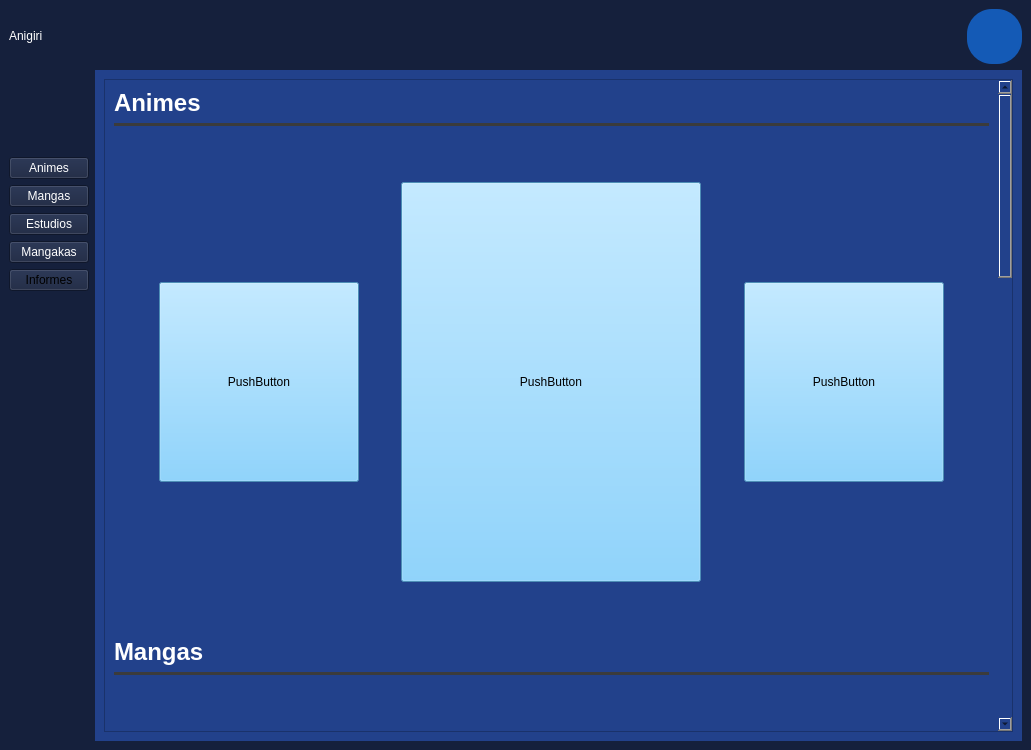
<?xml version="1.0" encoding="UTF-8"?>
<ui version="4.0">
 <class>MainWindow</class>
 <widget class="QMainWindow" name="MainWindow">
  <property name="geometry">
   <rect>
    <x>0</x>
    <y>0</y>
    <width>1031</width>
    <height>750</height>
   </rect>
  </property>
  <property name="minimumSize">
   <size>
    <width>1031</width>
    <height>750</height>
   </size>
  </property>
  <property name="maximumSize">
   <size>
    <width>1031</width>
    <height>750</height>
   </size>
  </property>
  <property name="windowTitle">
   <string>MainWindow</string>
  </property>
  <property name="styleSheet">
   <string notr="true">background-color: rgb(21, 32, 60);</string>
  </property>
  <widget class="QWidget" name="centralwidget">
   <layout class="QGridLayout" name="gridLayout">
    <item row="3" column="1">
     <spacer name="verticalSpacer">
      <property name="orientation">
       <enum>Qt::Orientation::Vertical</enum>
      </property>
      <property name="sizeHint" stdset="0">
       <size>
        <width>20</width>
        <height>40</height>
       </size>
      </property>
     </spacer>
    </item>
    <item row="22" column="1">
     <spacer name="verticalSpacer_2">
      <property name="orientation">
       <enum>Qt::Orientation::Vertical</enum>
      </property>
      <property name="sizeHint" stdset="0">
       <size>
        <width>20</width>
        <height>40</height>
       </size>
      </property>
     </spacer>
    </item>
    <item row="19" column="1">
     <spacer name="verticalSpacer_4">
      <property name="orientation">
       <enum>Qt::Orientation::Vertical</enum>
      </property>
      <property name="sizeHint" stdset="0">
       <size>
        <width>20</width>
        <height>40</height>
       </size>
      </property>
     </spacer>
    </item>
    <item row="21" column="1">
     <spacer name="verticalSpacer_3">
      <property name="orientation">
       <enum>Qt::Orientation::Vertical</enum>
      </property>
      <property name="sizeHint" stdset="0">
       <size>
        <width>20</width>
        <height>40</height>
       </size>
      </property>
     </spacer>
    </item>
    <item row="3" column="2" rowspan="20" colspan="3">
     <layout class="QGridLayout" name="gridLayout_3">
      <item row="0" column="0">
       <widget class="QWidget" name="widget" native="true">
        <property name="styleSheet">
         <string notr="true">background-color: rgb(34, 65, 139)</string>
        </property>
        <layout class="QGridLayout" name="gridLayout_2" columnstretch="0,0,0">
         <item row="5" column="2">
          <widget class="QScrollArea" name="scrollArea">
           <property name="verticalScrollBarPolicy">
            <enum>Qt::ScrollBarPolicy::ScrollBarAlwaysOn</enum>
           </property>
           <property name="widgetResizable">
            <bool>true</bool>
           </property>
           <widget class="QWidget" name="scrollAreaWidgetContents_2">
            <property name="geometry">
             <rect>
              <x>0</x>
              <y>0</y>
              <width>854</width>
              <height>2224</height>
             </rect>
            </property>
            <layout class="QGridLayout" name="gridLayout_6">
             <item row="10" column="0">
              <widget class="QLabel" name="label_5">
               <property name="styleSheet">
                <string notr="true">font: 18pt &quot;Segoe UI&quot;;
color: rgb(255, 255, 255);</string>
               </property>
               <property name="text">
                <string>&lt;html&gt;&lt;head/&gt;&lt;body&gt;&lt;p&gt;&lt;span style=&quot; font-weight:700;&quot;&gt;Mangakas&lt;/span&gt;&lt;/p&gt;&lt;/body&gt;&lt;/html&gt;</string>
               </property>
              </widget>
             </item>
             <item row="7" column="0">
              <widget class="QLabel" name="label_4">
               <property name="styleSheet">
                <string notr="true">color: rgb(255, 255, 255);</string>
               </property>
               <property name="text">
                <string>&lt;html&gt;&lt;head/&gt;&lt;body&gt;&lt;p&gt;&lt;span style=&quot; font-size:18pt; font-weight:700;&quot;&gt;Estudios&lt;/span&gt;&lt;/p&gt;&lt;/body&gt;&lt;/html&gt;</string>
               </property>
              </widget>
             </item>
             <item row="6" column="0">
              <widget class="QWidget" name="topMangas" native="true">
               <property name="sizePolicy">
                <sizepolicy hsizetype="Expanding" vsizetype="Preferred">
                 <horstretch>0</horstretch>
                 <verstretch>0</verstretch>
                </sizepolicy>
               </property>
               <property name="minimumSize">
                <size>
                 <width>0</width>
                 <height>500</height>
                </size>
               </property>
               <property name="styleSheet">
                <string notr="true"/>
               </property>
               <layout class="QGridLayout" name="gridLayout_5" columnstretch="0,0,0,0,0,0,0,0,0">
                <item row="2" column="2">
                 <spacer name="horizontalSpacer_8">
                  <property name="orientation">
                   <enum>Qt::Orientation::Horizontal</enum>
                  </property>
                  <property name="sizeHint" stdset="0">
                   <size>
                    <width>40</width>
                    <height>20</height>
                   </size>
                  </property>
                 </spacer>
                </item>
                <item row="2" column="7">
                 <widget class="QPushButton" name="mangaTop3">
                  <property name="sizePolicy">
                   <sizepolicy hsizetype="Minimum" vsizetype="Expanding">
                    <horstretch>0</horstretch>
                    <verstretch>0</verstretch>
                   </sizepolicy>
                  </property>
                  <property name="minimumSize">
                   <size>
                    <width>200</width>
                    <height>200</height>
                   </size>
                  </property>
                  <property name="maximumSize">
                   <size>
                    <width>200</width>
                    <height>200</height>
                   </size>
                  </property>
                  <property name="styleSheet">
                   <string notr="true">background-color: rgb(108, 199, 255);</string>
                  </property>
                  <property name="text">
                   <string>PushButton</string>
                  </property>
                 </widget>
                </item>
                <item row="2" column="8">
                 <spacer name="horizontalSpacer_4">
                  <property name="orientation">
                   <enum>Qt::Orientation::Horizontal</enum>
                  </property>
                  <property name="sizeHint" stdset="0">
                   <size>
                    <width>40</width>
                    <height>20</height>
                   </size>
                  </property>
                 </spacer>
                </item>
                <item row="2" column="0">
                 <spacer name="horizontalSpacer_3">
                  <property name="orientation">
                   <enum>Qt::Orientation::Horizontal</enum>
                  </property>
                  <property name="sizeHint" stdset="0">
                   <size>
                    <width>40</width>
                    <height>20</height>
                   </size>
                  </property>
                 </spacer>
                </item>
                <item row="1" column="1" rowspan="3">
                 <widget class="QPushButton" name="mangaTop2">
                  <property name="sizePolicy">
                   <sizepolicy hsizetype="Minimum" vsizetype="Expanding">
                    <horstretch>0</horstretch>
                    <verstretch>0</verstretch>
                   </sizepolicy>
                  </property>
                  <property name="minimumSize">
                   <size>
                    <width>200</width>
                    <height>200</height>
                   </size>
                  </property>
                  <property name="maximumSize">
                   <size>
                    <width>200</width>
                    <height>200</height>
                   </size>
                  </property>
                  <property name="styleSheet">
                   <string notr="true">background-color: rgb(108, 199, 255);</string>
                  </property>
                  <property name="text">
                   <string>PushButton</string>
                  </property>
                 </widget>
                </item>
                <item row="2" column="3">
                 <widget class="QPushButton" name="mangaTop1">
                  <property name="sizePolicy">
                   <sizepolicy hsizetype="Preferred" vsizetype="Expanding">
                    <horstretch>30</horstretch>
                    <verstretch>0</verstretch>
                   </sizepolicy>
                  </property>
                  <property name="minimumSize">
                   <size>
                    <width>300</width>
                    <height>400</height>
                   </size>
                  </property>
                  <property name="maximumSize">
                   <size>
                    <width>300</width>
                    <height>400</height>
                   </size>
                  </property>
                  <property name="styleSheet">
                   <string notr="true">background-color: rgb(108, 199, 255);</string>
                  </property>
                  <property name="text">
                   <string>PushButton</string>
                  </property>
                 </widget>
                </item>
                <item row="0" column="1">
                 <spacer name="verticalSpacer_14">
                  <property name="orientation">
                   <enum>Qt::Orientation::Vertical</enum>
                  </property>
                  <property name="sizeHint" stdset="0">
                   <size>
                    <width>20</width>
                    <height>40</height>
                   </size>
                  </property>
                 </spacer>
                </item>
                <item row="4" column="1">
                 <spacer name="verticalSpacer_15">
                  <property name="orientation">
                   <enum>Qt::Orientation::Vertical</enum>
                  </property>
                  <property name="sizeHint" stdset="0">
                   <size>
                    <width>20</width>
                    <height>40</height>
                   </size>
                  </property>
                 </spacer>
                </item>
                <item row="2" column="5">
                 <spacer name="horizontalSpacer_9">
                  <property name="orientation">
                   <enum>Qt::Orientation::Horizontal</enum>
                  </property>
                  <property name="sizeHint" stdset="0">
                   <size>
                    <width>40</width>
                    <height>20</height>
                   </size>
                  </property>
                 </spacer>
                </item>
               </layout>
              </widget>
             </item>
             <item row="5" column="0">
              <widget class="Line" name="line_3">
               <property name="minimumSize">
                <size>
                 <width>0</width>
                 <height>0</height>
                </size>
               </property>
               <property name="styleSheet">
                <string notr="true">color: rgb(59, 59, 59);</string>
               </property>
               <property name="frameShadow">
                <enum>QFrame::Shadow::Plain</enum>
               </property>
               <property name="lineWidth">
                <number>3</number>
               </property>
               <property name="orientation">
                <enum>Qt::Orientation::Horizontal</enum>
               </property>
              </widget>
             </item>
             <item row="12" column="0">
              <widget class="QWidget" name="topMangakas" native="true">
               <property name="minimumSize">
                <size>
                 <width>0</width>
                 <height>500</height>
                </size>
               </property>
               <property name="styleSheet">
                <string notr="true"/>
               </property>
               <layout class="QGridLayout" name="gridLayout_8" columnstretch="0,0,0,0,0,0,0">
                <item row="1" column="6">
                 <spacer name="horizontalSpacer_26">
                  <property name="orientation">
                   <enum>Qt::Orientation::Horizontal</enum>
                  </property>
                  <property name="sizeHint" stdset="0">
                   <size>
                    <width>40</width>
                    <height>20</height>
                   </size>
                  </property>
                 </spacer>
                </item>
                <item row="1" column="5">
                 <widget class="QPushButton" name="mangakaTop3">
                  <property name="sizePolicy">
                   <sizepolicy hsizetype="Preferred" vsizetype="Expanding">
                    <horstretch>0</horstretch>
                    <verstretch>0</verstretch>
                   </sizepolicy>
                  </property>
                  <property name="minimumSize">
                   <size>
                    <width>200</width>
                    <height>200</height>
                   </size>
                  </property>
                  <property name="maximumSize">
                   <size>
                    <width>200</width>
                    <height>200</height>
                   </size>
                  </property>
                  <property name="styleSheet">
                   <string notr="true">background-color: rgb(108, 199, 255);</string>
                  </property>
                  <property name="text">
                   <string>PushButton</string>
                  </property>
                 </widget>
                </item>
                <item row="0" column="1">
                 <spacer name="horizontalSpacer_28">
                  <property name="orientation">
                   <enum>Qt::Orientation::Horizontal</enum>
                  </property>
                  <property name="sizeHint" stdset="0">
                   <size>
                    <width>40</width>
                    <height>20</height>
                   </size>
                  </property>
                 </spacer>
                </item>
                <item row="1" column="0">
                 <spacer name="horizontalSpacer_24">
                  <property name="orientation">
                   <enum>Qt::Orientation::Horizontal</enum>
                  </property>
                  <property name="sizeHint" stdset="0">
                   <size>
                    <width>40</width>
                    <height>20</height>
                   </size>
                  </property>
                 </spacer>
                </item>
                <item row="1" column="4">
                 <spacer name="horizontalSpacer_27">
                  <property name="orientation">
                   <enum>Qt::Orientation::Horizontal</enum>
                  </property>
                  <property name="sizeHint" stdset="0">
                   <size>
                    <width>40</width>
                    <height>20</height>
                   </size>
                  </property>
                 </spacer>
                </item>
                <item row="1" column="2">
                 <spacer name="horizontalSpacer_25">
                  <property name="orientation">
                   <enum>Qt::Orientation::Horizontal</enum>
                  </property>
                  <property name="sizeHint" stdset="0">
                   <size>
                    <width>40</width>
                    <height>20</height>
                   </size>
                  </property>
                 </spacer>
                </item>
                <item row="1" column="1">
                 <widget class="QPushButton" name="mangakaTop2">
                  <property name="sizePolicy">
                   <sizepolicy hsizetype="Minimum" vsizetype="Expanding">
                    <horstretch>0</horstretch>
                    <verstretch>0</verstretch>
                   </sizepolicy>
                  </property>
                  <property name="minimumSize">
                   <size>
                    <width>200</width>
                    <height>200</height>
                   </size>
                  </property>
                  <property name="maximumSize">
                   <size>
                    <width>200</width>
                    <height>200</height>
                   </size>
                  </property>
                  <property name="styleSheet">
                   <string notr="true">background-color: rgb(108, 199, 255);</string>
                  </property>
                  <property name="text">
                   <string>PushButton</string>
                  </property>
                 </widget>
                </item>
                <item row="0" column="5">
                 <spacer name="horizontalSpacer_29">
                  <property name="orientation">
                   <enum>Qt::Orientation::Horizontal</enum>
                  </property>
                  <property name="sizeHint" stdset="0">
                   <size>
                    <width>40</width>
                    <height>20</height>
                   </size>
                  </property>
                 </spacer>
                </item>
                <item row="2" column="5">
                 <spacer name="horizontalSpacer_30">
                  <property name="orientation">
                   <enum>Qt::Orientation::Horizontal</enum>
                  </property>
                  <property name="sizeHint" stdset="0">
                   <size>
                    <width>40</width>
                    <height>20</height>
                   </size>
                  </property>
                 </spacer>
                </item>
                <item row="0" column="3" rowspan="3">
                 <widget class="QPushButton" name="mangakaTop1">
                  <property name="sizePolicy">
                   <sizepolicy hsizetype="Preferred" vsizetype="Expanding">
                    <horstretch>0</horstretch>
                    <verstretch>0</verstretch>
                   </sizepolicy>
                  </property>
                  <property name="minimumSize">
                   <size>
                    <width>300</width>
                    <height>400</height>
                   </size>
                  </property>
                  <property name="maximumSize">
                   <size>
                    <width>300</width>
                    <height>400</height>
                   </size>
                  </property>
                  <property name="styleSheet">
                   <string notr="true">background-color: rgb(108, 199, 255);</string>
                  </property>
                  <property name="text">
                   <string>PushButton</string>
                  </property>
                 </widget>
                </item>
               </layout>
              </widget>
             </item>
             <item row="1" column="0">
              <widget class="Line" name="line_4">
               <property name="minimumSize">
                <size>
                 <width>0</width>
                 <height>0</height>
                </size>
               </property>
               <property name="styleSheet">
                <string notr="true">color: rgb(59, 59, 59);</string>
               </property>
               <property name="frameShadow">
                <enum>QFrame::Shadow::Plain</enum>
               </property>
               <property name="lineWidth">
                <number>3</number>
               </property>
               <property name="orientation">
                <enum>Qt::Orientation::Horizontal</enum>
               </property>
              </widget>
             </item>
             <item row="11" column="0">
              <widget class="Line" name="line_2">
               <property name="minimumSize">
                <size>
                 <width>0</width>
                 <height>0</height>
                </size>
               </property>
               <property name="styleSheet">
                <string notr="true">color: rgb(59, 59, 59);</string>
               </property>
               <property name="frameShadow">
                <enum>QFrame::Shadow::Plain</enum>
               </property>
               <property name="lineWidth">
                <number>3</number>
               </property>
               <property name="orientation">
                <enum>Qt::Orientation::Horizontal</enum>
               </property>
              </widget>
             </item>
             <item row="9" column="0">
              <widget class="QWidget" name="topEstudios" native="true">
               <property name="minimumSize">
                <size>
                 <width>0</width>
                 <height>500</height>
                </size>
               </property>
               <property name="styleSheet">
                <string notr="true"/>
               </property>
               <layout class="QGridLayout" name="gridLayout_7" columnstretch="0,0,0,0,0,0,0">
                <item row="1" column="0">
                 <spacer name="horizontalSpacer_16">
                  <property name="orientation">
                   <enum>Qt::Orientation::Horizontal</enum>
                  </property>
                  <property name="sizeHint" stdset="0">
                   <size>
                    <width>40</width>
                    <height>20</height>
                   </size>
                  </property>
                 </spacer>
                </item>
                <item row="1" column="5">
                 <widget class="QPushButton" name="estudiosTop3">
                  <property name="sizePolicy">
                   <sizepolicy hsizetype="Minimum" vsizetype="Expanding">
                    <horstretch>0</horstretch>
                    <verstretch>0</verstretch>
                   </sizepolicy>
                  </property>
                  <property name="minimumSize">
                   <size>
                    <width>200</width>
                    <height>200</height>
                   </size>
                  </property>
                  <property name="maximumSize">
                   <size>
                    <width>200</width>
                    <height>200</height>
                   </size>
                  </property>
                  <property name="styleSheet">
                   <string notr="true">background-color: rgb(108, 199, 255);</string>
                  </property>
                  <property name="text">
                   <string>PushButton</string>
                  </property>
                 </widget>
                </item>
                <item row="1" column="1">
                 <widget class="QPushButton" name="estudiosTop2">
                  <property name="sizePolicy">
                   <sizepolicy hsizetype="Minimum" vsizetype="Expanding">
                    <horstretch>0</horstretch>
                    <verstretch>0</verstretch>
                   </sizepolicy>
                  </property>
                  <property name="minimumSize">
                   <size>
                    <width>200</width>
                    <height>200</height>
                   </size>
                  </property>
                  <property name="maximumSize">
                   <size>
                    <width>200</width>
                    <height>200</height>
                   </size>
                  </property>
                  <property name="styleSheet">
                   <string notr="true">background-color: rgb(108, 199, 255);</string>
                  </property>
                  <property name="text">
                   <string>PushButton</string>
                  </property>
                 </widget>
                </item>
                <item row="1" column="6">
                 <spacer name="horizontalSpacer_19">
                  <property name="orientation">
                   <enum>Qt::Orientation::Horizontal</enum>
                  </property>
                  <property name="sizeHint" stdset="0">
                   <size>
                    <width>40</width>
                    <height>20</height>
                   </size>
                  </property>
                 </spacer>
                </item>
                <item row="1" column="2">
                 <spacer name="horizontalSpacer_17">
                  <property name="orientation">
                   <enum>Qt::Orientation::Horizontal</enum>
                  </property>
                  <property name="sizeHint" stdset="0">
                   <size>
                    <width>40</width>
                    <height>20</height>
                   </size>
                  </property>
                 </spacer>
                </item>
                <item row="1" column="4">
                 <spacer name="horizontalSpacer_20">
                  <property name="orientation">
                   <enum>Qt::Orientation::Horizontal</enum>
                  </property>
                  <property name="sizeHint" stdset="0">
                   <size>
                    <width>40</width>
                    <height>20</height>
                   </size>
                  </property>
                 </spacer>
                </item>
                <item row="0" column="3" rowspan="3">
                 <widget class="QPushButton" name="estudiosTop1">
                  <property name="sizePolicy">
                   <sizepolicy hsizetype="Preferred" vsizetype="Expanding">
                    <horstretch>0</horstretch>
                    <verstretch>0</verstretch>
                   </sizepolicy>
                  </property>
                  <property name="minimumSize">
                   <size>
                    <width>300</width>
                    <height>400</height>
                   </size>
                  </property>
                  <property name="maximumSize">
                   <size>
                    <width>300</width>
                    <height>400</height>
                   </size>
                  </property>
                  <property name="styleSheet">
                   <string notr="true">background-color: rgb(108, 199, 255);</string>
                  </property>
                  <property name="text">
                   <string>PushButton</string>
                  </property>
                 </widget>
                </item>
               </layout>
              </widget>
             </item>
             <item row="8" column="0">
              <widget class="Line" name="line">
               <property name="minimumSize">
                <size>
                 <width>0</width>
                 <height>0</height>
                </size>
               </property>
               <property name="styleSheet">
                <string notr="true">color: rgb(59, 59, 59);</string>
               </property>
               <property name="frameShadow">
                <enum>QFrame::Shadow::Plain</enum>
               </property>
               <property name="lineWidth">
                <number>3</number>
               </property>
               <property name="orientation">
                <enum>Qt::Orientation::Horizontal</enum>
               </property>
              </widget>
             </item>
             <item row="0" column="0">
              <widget class="QLabel" name="label_2">
               <property name="styleSheet">
                <string notr="true">color: rgb(255, 255, 255);</string>
               </property>
               <property name="text">
                <string>&lt;html&gt;&lt;head/&gt;&lt;body&gt;&lt;p&gt;&lt;span style=&quot; font-size:18pt; font-weight:700;&quot;&gt;Animes&lt;/span&gt;&lt;/p&gt;&lt;/body&gt;&lt;/html&gt;</string>
               </property>
              </widget>
             </item>
             <item row="4" column="0">
              <widget class="QLabel" name="label_3">
               <property name="styleSheet">
                <string notr="true">color: rgb(255, 255, 255);</string>
               </property>
               <property name="text">
                <string>&lt;html&gt;&lt;head/&gt;&lt;body&gt;&lt;p&gt;&lt;span style=&quot; font-size:18pt; font-weight:700;&quot;&gt;Mangas&lt;/span&gt;&lt;/p&gt;&lt;/body&gt;&lt;/html&gt;</string>
               </property>
              </widget>
             </item>
             <item row="2" column="0">
              <widget class="QWidget" name="topAnimes" native="true">
               <property name="enabled">
                <bool>true</bool>
               </property>
               <property name="sizePolicy">
                <sizepolicy hsizetype="Expanding" vsizetype="Fixed">
                 <horstretch>0</horstretch>
                 <verstretch>0</verstretch>
                </sizepolicy>
               </property>
               <property name="minimumSize">
                <size>
                 <width>0</width>
                 <height>500</height>
                </size>
               </property>
               <property name="styleSheet">
                <string notr="true"/>
               </property>
               <layout class="QGridLayout" name="gridLayout_4" rowstretch="0,0,0,0,0,0,0" columnstretch="0,0,0,0,0,0,0,0,0">
                <item row="2" column="0">
                 <spacer name="verticalSpacer_13">
                  <property name="orientation">
                   <enum>Qt::Orientation::Vertical</enum>
                  </property>
                  <property name="sizeHint" stdset="0">
                   <size>
                    <width>20</width>
                    <height>40</height>
                   </size>
                  </property>
                 </spacer>
                </item>
                <item row="0" column="1">
                 <spacer name="verticalSpacer_9">
                  <property name="orientation">
                   <enum>Qt::Orientation::Vertical</enum>
                  </property>
                  <property name="sizeHint" stdset="0">
                   <size>
                    <width>20</width>
                    <height>40</height>
                   </size>
                  </property>
                 </spacer>
                </item>
                <item row="2" column="7" rowspan="3">
                 <widget class="QPushButton" name="animeTop3">
                  <property name="sizePolicy">
                   <sizepolicy hsizetype="Minimum" vsizetype="Expanding">
                    <horstretch>0</horstretch>
                    <verstretch>0</verstretch>
                   </sizepolicy>
                  </property>
                  <property name="minimumSize">
                   <size>
                    <width>200</width>
                    <height>200</height>
                   </size>
                  </property>
                  <property name="maximumSize">
                   <size>
                    <width>200</width>
                    <height>200</height>
                   </size>
                  </property>
                  <property name="styleSheet">
                   <string notr="true">background-color: rgb(108, 199, 255);</string>
                  </property>
                  <property name="text">
                   <string>PushButton</string>
                  </property>
                 </widget>
                </item>
                <item row="3" column="6">
                 <spacer name="horizontalSpacer_14">
                  <property name="orientation">
                   <enum>Qt::Orientation::Horizontal</enum>
                  </property>
                  <property name="sizeHint" stdset="0">
                   <size>
                    <width>40</width>
                    <height>20</height>
                   </size>
                  </property>
                 </spacer>
                </item>
                <item row="3" column="0">
                 <spacer name="horizontalSpacer_11">
                  <property name="orientation">
                   <enum>Qt::Orientation::Horizontal</enum>
                  </property>
                  <property name="sizeHint" stdset="0">
                   <size>
                    <width>40</width>
                    <height>20</height>
                   </size>
                  </property>
                 </spacer>
                </item>
                <item row="3" column="2">
                 <spacer name="horizontalSpacer_13">
                  <property name="orientation">
                   <enum>Qt::Orientation::Horizontal</enum>
                  </property>
                  <property name="sizeHint" stdset="0">
                   <size>
                    <width>40</width>
                    <height>20</height>
                   </size>
                  </property>
                 </spacer>
                </item>
                <item row="6" column="1">
                 <spacer name="verticalSpacer_11">
                  <property name="orientation">
                   <enum>Qt::Orientation::Vertical</enum>
                  </property>
                  <property name="sizeHint" stdset="0">
                   <size>
                    <width>20</width>
                    <height>40</height>
                   </size>
                  </property>
                 </spacer>
                </item>
                <item row="1" column="3" rowspan="5" colspan="3">
                 <widget class="QPushButton" name="animeTop1">
                  <property name="sizePolicy">
                   <sizepolicy hsizetype="Preferred" vsizetype="Expanding">
                    <horstretch>0</horstretch>
                    <verstretch>0</verstretch>
                   </sizepolicy>
                  </property>
                  <property name="minimumSize">
                   <size>
                    <width>300</width>
                    <height>400</height>
                   </size>
                  </property>
                  <property name="maximumSize">
                   <size>
                    <width>300</width>
                    <height>400</height>
                   </size>
                  </property>
                  <property name="styleSheet">
                   <string notr="true">background-color: rgb(108, 199, 255);</string>
                  </property>
                  <property name="text">
                   <string>PushButton</string>
                  </property>
                 </widget>
                </item>
                <item row="2" column="1" rowspan="3">
                 <widget class="QPushButton" name="animeTop2">
                  <property name="sizePolicy">
                   <sizepolicy hsizetype="Minimum" vsizetype="Expanding">
                    <horstretch>0</horstretch>
                    <verstretch>0</verstretch>
                   </sizepolicy>
                  </property>
                  <property name="minimumSize">
                   <size>
                    <width>200</width>
                    <height>200</height>
                   </size>
                  </property>
                  <property name="maximumSize">
                   <size>
                    <width>200</width>
                    <height>200</height>
                   </size>
                  </property>
                  <property name="styleSheet">
                   <string notr="true">background-color: rgb(108, 199, 255);</string>
                  </property>
                  <property name="text">
                   <string>PushButton</string>
                  </property>
                 </widget>
                </item>
                <item row="1" column="0">
                 <spacer name="verticalSpacer_7">
                  <property name="orientation">
                   <enum>Qt::Orientation::Vertical</enum>
                  </property>
                  <property name="sizeHint" stdset="0">
                   <size>
                    <width>20</width>
                    <height>40</height>
                   </size>
                  </property>
                 </spacer>
                </item>
                <item row="5" column="0">
                 <spacer name="verticalSpacer_10">
                  <property name="orientation">
                   <enum>Qt::Orientation::Vertical</enum>
                  </property>
                  <property name="sizeHint" stdset="0">
                   <size>
                    <width>20</width>
                    <height>40</height>
                   </size>
                  </property>
                 </spacer>
                </item>
                <item row="3" column="8">
                 <spacer name="horizontalSpacer_12">
                  <property name="orientation">
                   <enum>Qt::Orientation::Horizontal</enum>
                  </property>
                  <property name="sizeHint" stdset="0">
                   <size>
                    <width>40</width>
                    <height>20</height>
                   </size>
                  </property>
                 </spacer>
                </item>
                <item row="6" column="7">
                 <spacer name="verticalSpacer_8">
                  <property name="orientation">
                   <enum>Qt::Orientation::Vertical</enum>
                  </property>
                  <property name="sizeHint" stdset="0">
                   <size>
                    <width>20</width>
                    <height>40</height>
                   </size>
                  </property>
                 </spacer>
                </item>
                <item row="4" column="0">
                 <spacer name="verticalSpacer_12">
                  <property name="orientation">
                   <enum>Qt::Orientation::Vertical</enum>
                  </property>
                  <property name="sizeHint" stdset="0">
                   <size>
                    <width>20</width>
                    <height>40</height>
                   </size>
                  </property>
                 </spacer>
                </item>
               </layout>
              </widget>
             </item>
            </layout>
           </widget>
          </widget>
         </item>
        </layout>
       </widget>
      </item>
     </layout>
    </item>
    <item row="18" column="1">
     <spacer name="verticalSpacer_5">
      <property name="orientation">
       <enum>Qt::Orientation::Vertical</enum>
      </property>
      <property name="sizeHint" stdset="0">
       <size>
        <width>20</width>
        <height>40</height>
       </size>
      </property>
     </spacer>
    </item>
    <item row="1" column="3">
     <spacer name="horizontalSpacer_2">
      <property name="orientation">
       <enum>Qt::Orientation::Horizontal</enum>
      </property>
      <property name="sizeHint" stdset="0">
       <size>
        <width>40</width>
        <height>20</height>
       </size>
      </property>
     </spacer>
    </item>
    <item row="0" column="3">
     <spacer name="horizontalSpacer">
      <property name="orientation">
       <enum>Qt::Orientation::Horizontal</enum>
      </property>
      <property name="sizeHint" stdset="0">
       <size>
        <width>40</width>
        <height>20</height>
       </size>
      </property>
     </spacer>
    </item>
    <item row="17" column="1">
     <spacer name="verticalSpacer_6">
      <property name="orientation">
       <enum>Qt::Orientation::Vertical</enum>
      </property>
      <property name="sizeHint" stdset="0">
       <size>
        <width>20</width>
        <height>40</height>
       </size>
      </property>
     </spacer>
    </item>
    <item row="7" column="1">
     <widget class="QPushButton" name="estudioButton">
      <property name="styleSheet">
       <string notr="true">color: rgb(255, 255, 255);</string>
      </property>
      <property name="text">
       <string>Estudios</string>
      </property>
     </widget>
    </item>
    <item row="8" column="1">
     <widget class="QPushButton" name="mangakaButton">
      <property name="styleSheet">
       <string notr="true">color: rgb(255, 255, 255);</string>
      </property>
      <property name="text">
       <string>Mangakas</string>
      </property>
     </widget>
    </item>
    <item row="6" column="1">
     <widget class="QPushButton" name="mangaButton">
      <property name="styleSheet">
       <string notr="true">color: rgb(255, 255, 255);</string>
      </property>
      <property name="text">
       <string>Mangas</string>
      </property>
     </widget>
    </item>
    <item row="0" column="4" rowspan="2">
     <widget class="QPushButton" name="userButton">
      <property name="minimumSize">
       <size>
        <width>55</width>
        <height>55</height>
       </size>
      </property>
      <property name="styleSheet">
       <string notr="true">QPushButton {
    border-radius: 25px; 
    background-color: rgb(20, 90, 182); 
    color: white; 
    border: none; 
    font-size: 14px;
}</string>
      </property>
      <property name="text">
       <string/>
      </property>
      <property name="icon">
       <iconset theme="QIcon::ThemeIcon::UserAvailable"/>
      </property>
      <property name="iconSize">
       <size>
        <width>30</width>
        <height>30</height>
       </size>
      </property>
     </widget>
    </item>
    <item row="5" column="1">
     <widget class="QPushButton" name="animeButton">
      <property name="styleSheet">
       <string notr="true">color: rgb(255, 255, 255);</string>
      </property>
      <property name="text">
       <string>Animes</string>
      </property>
     </widget>
    </item>
    <item row="0" column="1" rowspan="2">
     <widget class="QLabel" name="label">
      <property name="styleSheet">
       <string notr="true">font: 24pt &quot;Pinky Show&quot;;
color: rgb(255, 255, 255);</string>
      </property>
      <property name="text">
       <string>&lt;html&gt;&lt;head/&gt;&lt;body&gt;&lt;p&gt;Anigiri&lt;/p&gt;&lt;/body&gt;&lt;/html&gt;</string>
      </property>
     </widget>
    </item>
    <item row="9" column="1">
     <widget class="QPushButton" name="informesButton">
      <property name="text">
       <string>Informes</string>
      </property>
     </widget>
    </item>
   </layout>
  </widget>
 </widget>
 <resources/>
 <connections/>
</ui>
